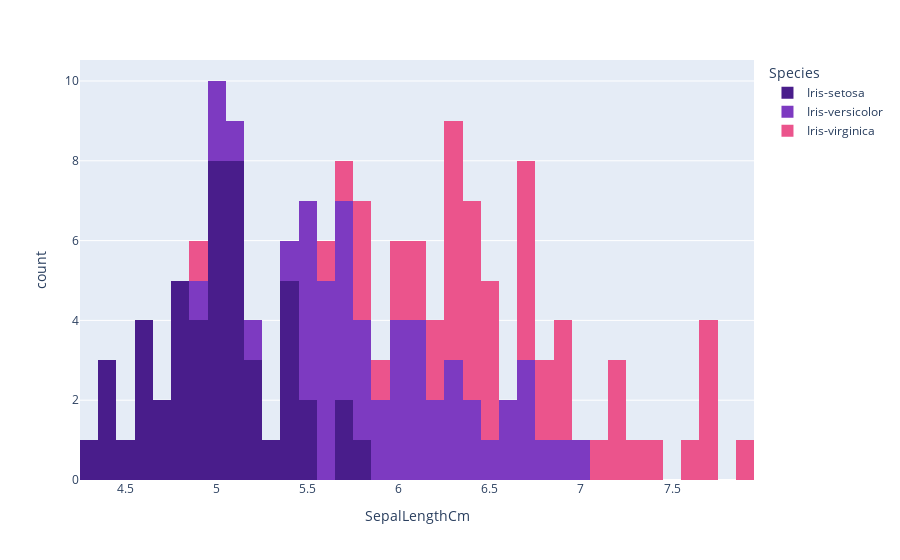

Notebook code cell kept with this figure:
### Code cell
fig = px.histogram(data_frame=iris, x='SepalLengthCm',color='Species',color_discrete_sequence=['#491D8B','#7D3AC1','#EB548C'],nbins=50)
fig.show()

### Figure 1 — Plotly figure (JSON) as saved in the notebook; plotly's stock layout.template omitted (floating-point values rounded to 4 significant figures)
{"data": [{"alignmentgroup": "True", "bingroup": "x", "hovertemplate": "Species=Iris-setosa<br>SepalLengthCm=%{x}<br>count=%{y}<extra></extra>", "legendgroup": "Iris-setosa", "marker": {"color": "#491D8B", "pattern": {"shape": ""}}, "name": "Iris-setosa", "nbinsx": 50, "offsetgroup": "Iris-setosa", "orientation": "v", "showlegend": true, "type": "histogram", "x": [5.1, 4.9, 4.7, 4.6, 5, 5.4, 4.6, 5, 4.4, 4.9, 5.4, 4.8, 4.8, 4.3, 5.8, 5.7, 5.4, 5.1, 5.7, 5.1, 5.4, 5.1, 4.6, 5.1, 4.8, 5, 5, 5.2, 5.2, 4.7, 4.8, 5.4, 5.2, 5.5, 4.9, 5, 5.5, 4.9, 4.4, 5.1, 5, 4.5, 4.4, 5, 5.1, 4.8, 5.1, 4.6, 5.3, 5], "xaxis": "x", "yaxis": "y"}, {"alignmentgroup": "True", "bingroup": "x", "hovertemplate": "Species=Iris-versicolor<br>SepalLengthCm=%{x}<br>count=%{y}<extra></extra>", "legendgroup": "Iris-versicolor", "marker": {"color": "#7D3AC1", "pattern": {"shape": ""}}, "name": "Iris-versicolor", "nbinsx": 50, "offsetgroup": "Iris-versicolor", "orientation": "v", "showlegend": true, "type": "histogram", "x": [7, 6.4, 6.9, 5.5, 6.5, 5.7, 6.3, 4.9, 6.6, 5.2, 5, 5.9, 6, 6.1, 5.6, 6.7, 5.6, 5.8, 6.2, 5.6, 5.9, 6.1, 6.3, 6.1, 6.4, 6.6, 6.8, 6.7, 6, 5.7, 5.5, 5.5, 5.8, 6, 5.4, 6, 6.7, 6.3, 5.6, 5.5, 5.5, 6.1, 5.8, 5, 5.6, 5.7, 5.7, 6.2, 5.1, 5.7], "xaxis": "x", "yaxis": "y"}, {"alignmentgroup": "True", "bingroup": "x", "hovertemplate": "Species=Iris-virginica<br>SepalLengthCm=%{x}<br>count=%{y}<extra></extra>", "legendgroup": "Iris-virginica", "marker": {"color": "#EB548C", "pattern": {"shape": ""}}, "name": "Iris-virginica", "nbinsx": 50, "offsetgroup": "Iris-virginica", "orientation": "v", "showlegend": true, "type": "histogram", "x": [6.3, 5.8, 7.1, 6.3, 6.5, 7.6, 4.9, 7.3, 6.7, 7.2, 6.5, 6.4, 6.8, 5.7, 5.8, 6.4, 6.5, 7.7, 7.7, 6, 6.9, 5.6, 7.7, 6.3, 6.7, 7.2, 6.2, 6.1, 6.4, 7.2, 7.4, 7.9, 6.4, 6.3, 6.1, 7.7, 6.3, 6.4, 6, 6.9, 6.7, 6.9, 5.8, 6.8, 6.7, 6.7, 6.3, 6.5, 6.2, 5.9], "xaxis": "x", "yaxis": "y"}], "layout": {"barmode": "relative", "legend": {"title": {"text": "Species"}, "tracegroupgap": 0}, "margin": {"t": 60}, "xaxis": {"anchor": "y", "domain": [0, 1], "title": {"text": "SepalLengthCm"}}, "yaxis": {"anchor": "x", "domain": [0, 1], "title": {"text": "count"}}}}
